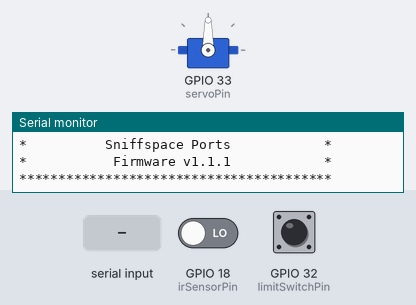
Simulated run of this sketch. Board: ESP32. On the bench: servo, the last lines printed to the serial monitor. Inputs (shaded band) come from the test bench; at power-on: GPIO 32 (limitSwitchPin) HIGH, GPIO 18 (irSensorPin) LOW.

Above: at 1.2 s.
1.3 s: "ACTIVATE_FEEDER\n" received over Serial
At 2.5 s:
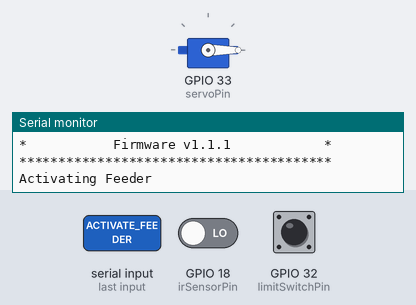
2.8 s: GPIO 32 (limitSwitchPin) pulled LOW for 0.15 s
4.4 s: GPIO 18 (irSensorPin) driven HIGH
5.9 s: "ACTIVATE_FEEDER\n" received over the second serial link
7.4 s: "1\n" received over the second serial link
8.9 s: GPIO 18 (irSensorPin) driven LOW
Timing chart, 0 to 11.4 s (numbered marks = the images above; inputs shaded):
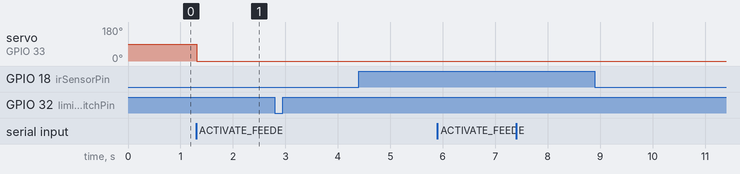

Measured:
- after the input at 1.3 s, servo on GPIO 33 (servoPin): 90° → 0° at once

The sketch:

PortFirmwarev1.1.2.ino
```cpp
#include <ESP32Servo.h>

// Pin definitions
const int servoPin = 33;
const int limitSwitchPin = 32;
const int irSensorPin = 18;
const int qrCodeSerialPort = 2; // Use Serial2 for QR scanner

Servo feederServo;
bool standby = true;  // To track feeder state

// Variables for storing states
volatile bool irSensorDetected = false;  // Flag for IR sensor detection
volatile bool irSensorState = LOW;       // Current state of the IR sensor
String qrCodeData = "";

// Function declarations
void IRAM_ATTR irSensorISR();  // Interrupt handler for IR sensor
void activateFeeder();  // Function to activate feeder

// Setup function
void setup() {
  // Initialize Serial
  Serial.begin(115200);                  // Main Serial communication with PC
  Serial2.begin(9600, SERIAL_8N1, 16, 17);  // QR Scanner Serial communication
  Serial.println("################################# Rebooted! SniffSpace PORT #################################");
  Serial.println();
  Serial.println("****************************************");
  Serial.println("*           Dognosis Corp.             *");
  Serial.println("*          Sniffspace Ports            *");
  Serial.println("*           Firmware v1.1.1            *");
  Serial.println("****************************************");
  Serial.println();  // New line for spacing

  // Initialize pins
  pinMode(limitSwitchPin, INPUT_PULLUP); // Limit switch
  pinMode(irSensorPin, INPUT);           // IR sensor

  // Attach the servo
  feederServo.attach(servoPin);

  // Setup interrupts for IR sensor to detect both edges
  attachInterrupt(digitalPinToInterrupt(irSensorPin), irSensorISR, CHANGE);  // IR sensor interrupt (detect both HIGH and LOW)
}

// Main loop
void loop() {
  // QR Code Handling
  if (Serial2.available()) {
    Serial.println("QR DATA Available");
    qrCodeData = Serial2.readStringUntil('\n');
    if (qrCodeData.length() > 0) {
        Serial.println("QR_DATA_RECEIVED:::" + qrCodeData); // new
    }
  }

  // Feeder Control: Activate feeder based on external command
  if (Serial.available()) {
    String command = Serial.readStringUntil('\n');
    if (command == "ACTIVATE_FEEDER") {
      activateFeeder();
    }
  }

  // Check for IR detection in loop (set by ISR)
  if (irSensorDetected) {
    if (irSensorState == HIGH) {
      Serial.println("IR_SENSOR::: Sniff started");  // IR sensor went HIGH
    } else {
      Serial.println("IR_SENSOR::: Sniff stopped");  // IR sensor went LOW
    }
    irSensorDetected = false;  // Reset flag after handling
  }

  delay(10);  // Small delay for loop stability
}

// ISR for IR sensor
void IRAM_ATTR irSensorISR() {
  irSensorState = digitalRead(irSensorPin);  // Read the IR sensor state
  irSensorDetected = true;  // Set flag when IR sensor state changes
}

// Function to activate the feeder
void activateFeeder() {
  Serial.println("Activating Feeder");

  feederServo.attach(servoPin);  // Attach servo

  // Move the servo to 0 degrees to dispense food
  feederServo.write(0);
  delay(100);
  standby = true;

  // Feeder operation logic
  while (digitalRead(limitSwitchPin) == LOW || standby) {
    if (digitalRead(limitSwitchPin) == LOW) {
      standby = false;  // End-stop reached, stop the feeder
    }
  }

  // Stop the servo and detach
  feederServo.write(0);
  feederServo.detach();
  standby = true;

  Serial.println("Feeder operation complete.");
}
```
